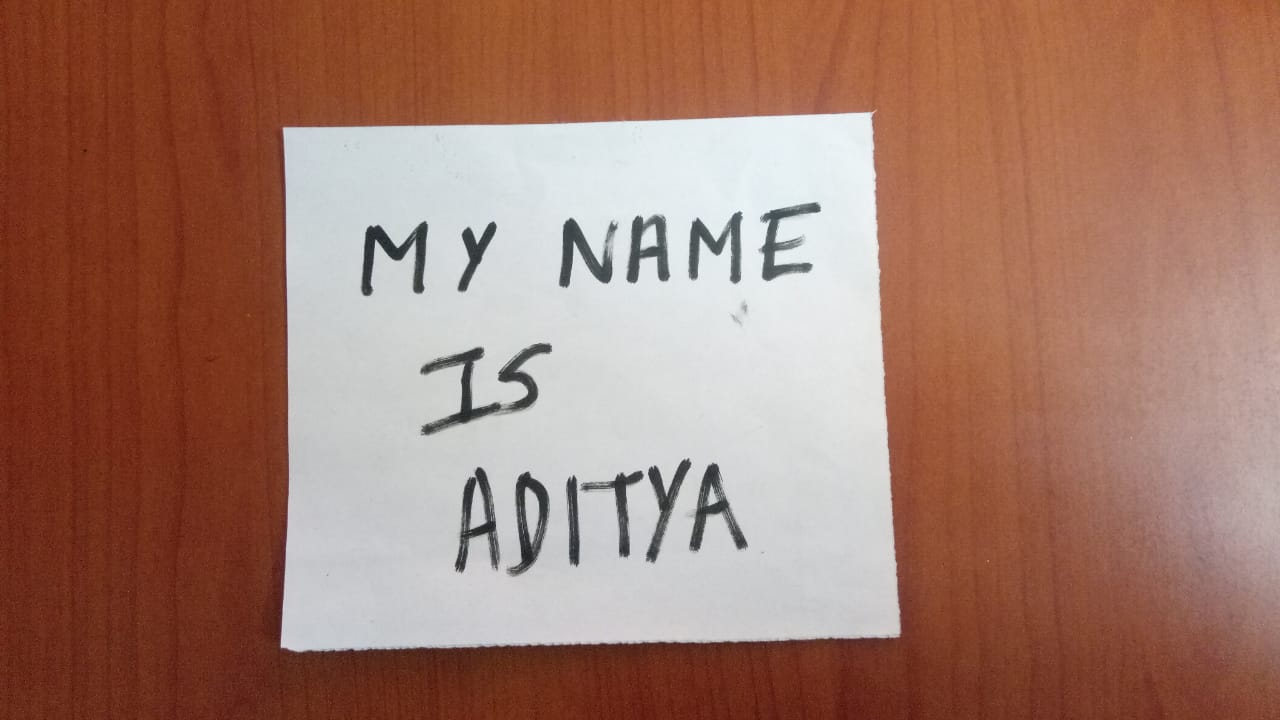
#> input picture image-processing/images/test_img.jpg, 1280 x 720 px
$ python -i preprocess_image.py   (imports and definitions only)
#> lines starting #> are read from the running program, lines starting #| are printed output that depends on the picture; after the words box and inside, x2 and y2 are one past the last pixel; in counts of white or black regions, pixels touching at a corner belong together
#> further down, picture is the input picture: shape (720, 1280, 3); mean B, G, R 108.3, 122.9, 162.5
# import the necessary packages
from transform import four_point_transform
from skimage.filters import threshold_local
import numpy as np
import argparse
import cv2
import imutils

def preprocess(image):
    # load the image and compute the ratio of the old height
    # to the new height, clone it, and resize it

    # image = cv2.imread(img_dir)
    # Replace with image data input

    ratio = image.shape[0] / 500.0
#> ratio = 1.44
    orig = image.copy()
    image = imutils.resize(image, height = 500)
    # convert the image to grayscale, blur it, and find edges
    # in the image
    gray = cv2.cvtColor(image, cv2.COLOR_BGR2GRAY)
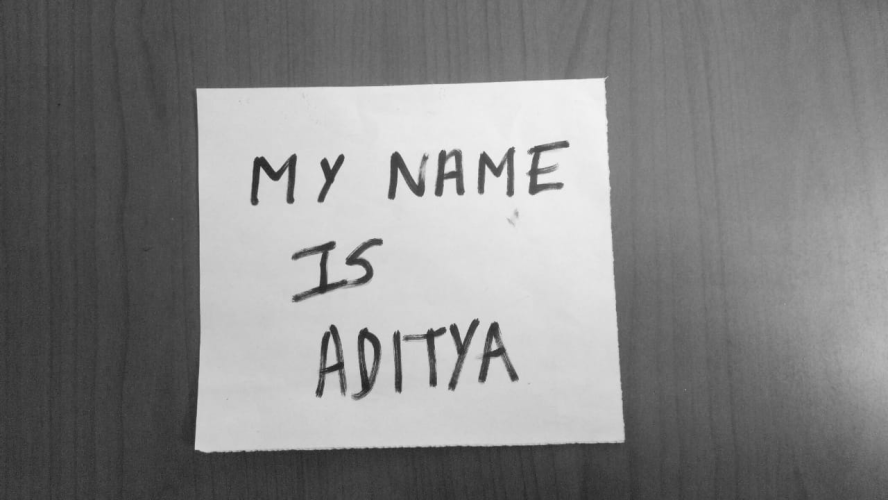
#> gray: shape (500, 888); min 34, max 243, mean 133.1
    # gray = cv2.GaussianBlur(gray, (5, 5), 0)
    kernel = np.array([[-1,-1,-1],
                        [-1, 9,-1],
                        [-1,-1,-1]])
    gray = cv2.filter2D(gray, -1, kernel)
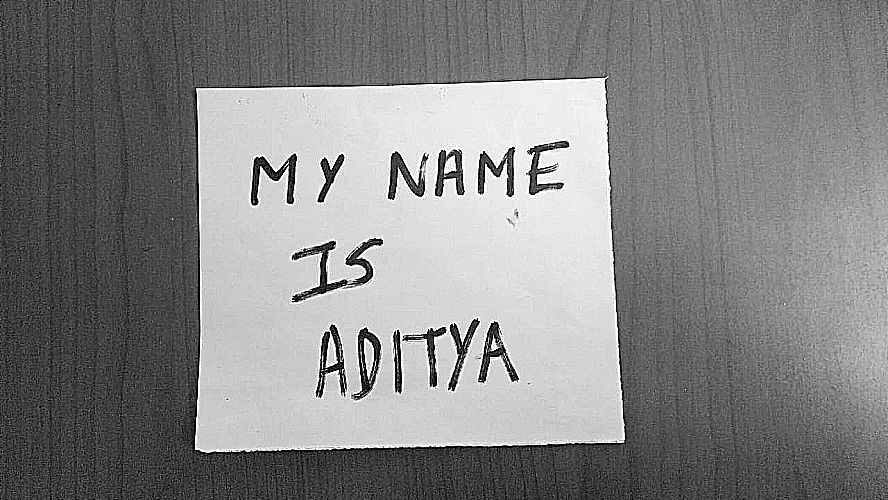
#> gray: shape (500, 888); min 0, max 255, mean 132.7
    gray = cv2.GaussianBlur(gray, (7, 7), 0)
    edged = cv2.Canny(gray, 75, 300)
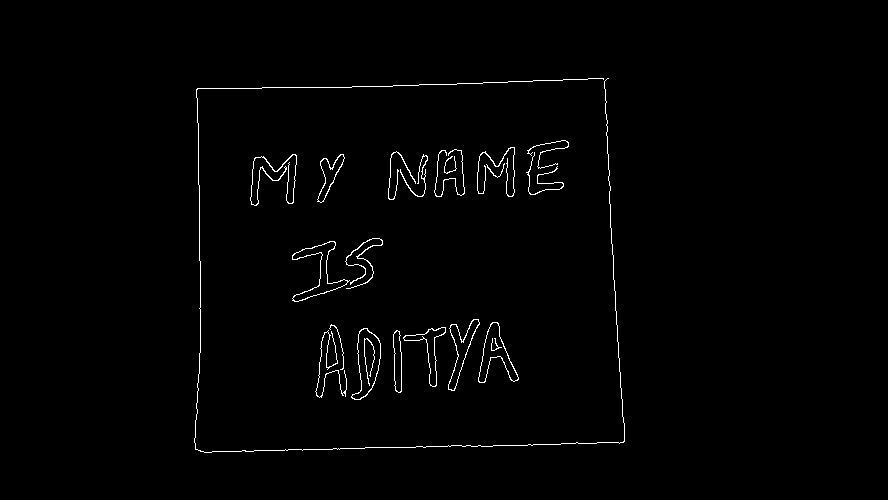
#> edged: shape (500, 888); 1.1% white in thin lines or dots, all inside (x1, y1, x2, y2) = (194, 78, 625, 453)

    # find the contours in the edged image, keeping only the
    # largest ones, and initialize the screen contour
    cnts = cv2.findContours(edged.copy(), cv2.RETR_LIST, cv2.CHAIN_APPROX_SIMPLE)
#> cnts = 30 contours, 10 with area under 20; largest, box (x1, y1, x2, y2) and area: (351, 328, 381, 400) 1192, (351, 328, 381, 400) 1162, (478, 322, 519, 383) 930, (292, 241, 350, 302) 914, (478, 322, 519, 383) 902
    cnts = imutils.grab_contours(cnts)
    cnts = sorted(cnts, key = cv2.contourArea, reverse = True)[:5]
#> cnts = 5 contours; box (x1, y1, x2, y2) and area: (351, 328, 381, 400) 1192, (351, 328, 381, 400) 1162, (478, 322, 519, 383) 930, (292, 241, 350, 302) 914, (478, 322, 519, 383) 902
    # loop over the contours
    for c in cnts:
        # approximate the contour
        peri = cv2.arcLength(c, True)
        approx = cv2.approxPolyDP(c, 0.02 * peri, True)
        # if our approximated contour has four points, then we
        # can assume that we have found our screen
        if len(approx) == 4:
            screenCnt = approx
            break
#> this loop made 5 passes
#> peri on passes 1 to 5: 182.5, 179.5, 216, 291.7, 213.1

    try:
        screenCnt
    except:
#> (the run stopped early here; a loop or call above may not have finished)
